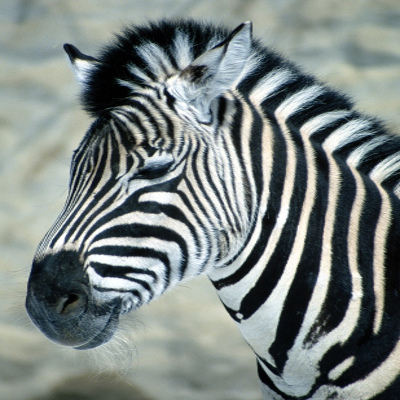
//> input picture opencv_filters/data/zebra.jpg, 400 x 400 px
$ ./main   (built with g++ and OpenCV 4)
//> lines starting //> are read from the running program, lines starting //| are printed output that depends on the picture
#include <opencv2/imgproc/imgproc.hpp>
#include <opencv2/opencv.hpp>

using namespace cv;

int main(int argc, char** argv)
{
   namedWindow("Before" , CV_WINDOW_AUTOSIZE);

   // Load the source image
   Mat src = imread( "../data/zebra.jpg", 1);
//> src is the input picture: 400 rows x 400 cols, CV_8UC3; mean B, G, R 130.5, 133, 124.3

   // Create a destination Mat object
   Mat dst;

   // display the source image
   imshow("Before", src);

   for (int i=1; i<51; i=i+2)
   {
      // smooth the image in the "src" and save it to "dst"
      // blur(src, dst, Size(i,i));

      // Gaussian smoothing
      // GaussianBlur( src, dst, Size( i, i ), 0, 0 );

      // Median smoothing
      medianBlur( src, dst, i );

      // show the blurred image with the text
      imshow( "Median filter", dst );

      // wait for 5 seconds
      waitKey(5000);
   }
//> this loop made 25 passes
//> pass 3, `medianBlur( src, dst, i );`:
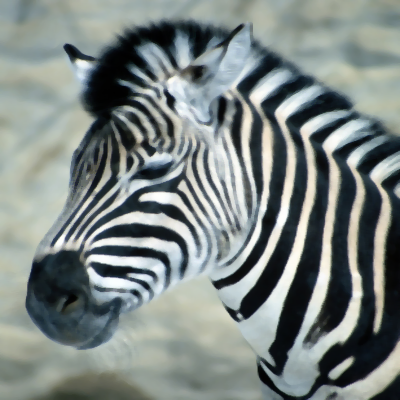
//> dst: 400 rows x 400 cols, CV_8UC3; mean B, G, R 130.6, 133.1, 124.3
//> after the loop:
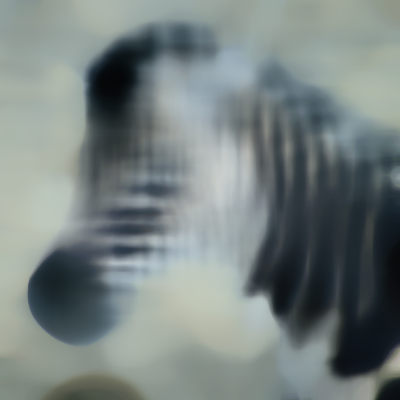
//> dst: 400 rows x 400 cols, CV_8UC3; mean B, G, R 128.1, 129.8, 119.3
}
